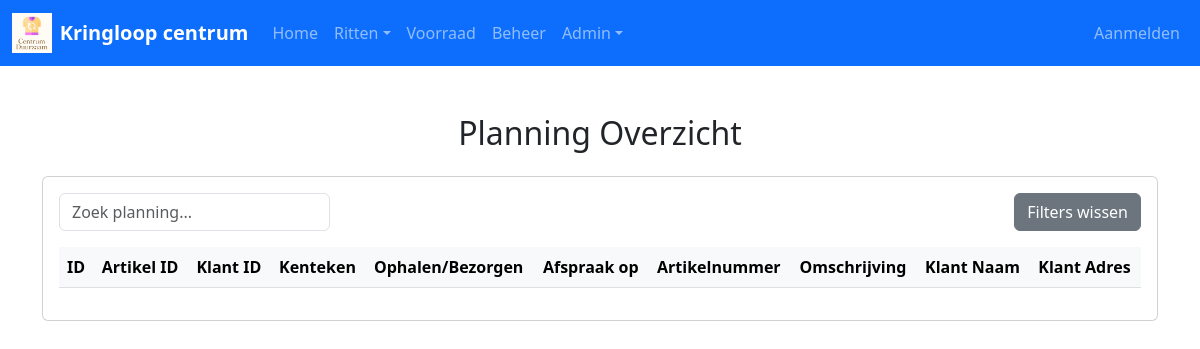
Page /admin/list_planning.php on the earlier database version.
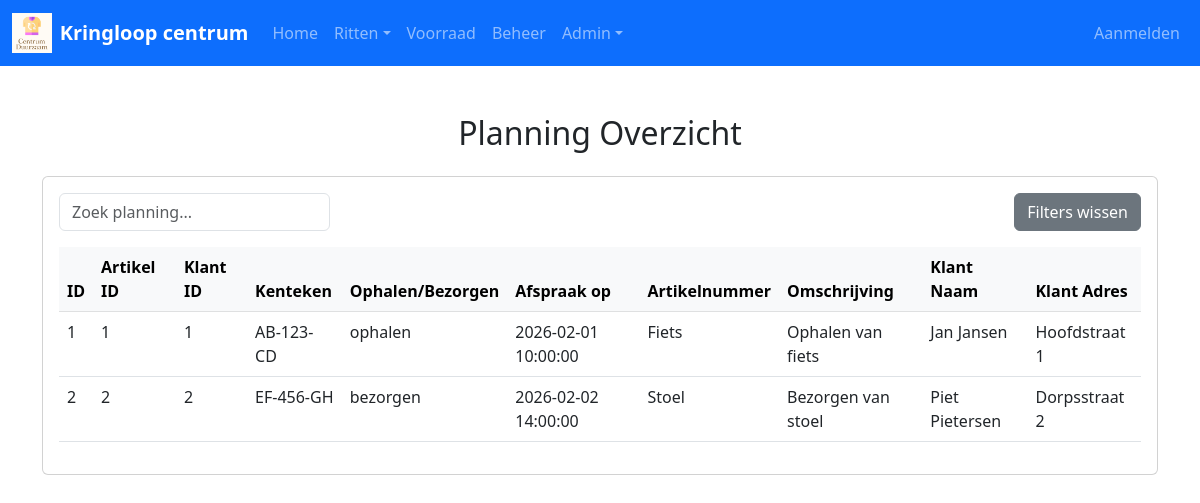
Same page on the later database version.
### tables this page shows
CREATE TABLE `planning` (

  `id` int NOT NULL,

  `artikel_id` int NOT NULL,

  `klant_id` int NOT NULL,

  `kenteken` varchar(255) NOT NULL,

  `ophalen_of_bezorgen` enum('ophalen','bezorgen') NOT NULL,

  `afspraak_op` datetime NOT NULL,

  `omschrijving` text NOT NULL

);

CREATE TABLE `artikel` (

  `id` int NOT NULL,

  `categorie_id` int NOT NULL,

  `naam` varchar(255) NOT NULL,

  `prijs_ex_btw` decimal(10,2) NOT NULL

);

CREATE TABLE `klant` (

  `id` int NOT NULL,

  `naam` varchar(255) NOT NULL,

  `adres` varchar(255) NOT NULL,

  `plaats` varchar(255) NOT NULL,

  `telefoon` varchar(255) NOT NULL,

  `email` varchar(255) NOT NULL

);

### admin/list_planning.php (the view, shortened to what this page needs)
<?php
require_once '../includes/db.php';
$stmt = $pdo->query('
    SELECT p.*, k.naam AS klant_naam, k.adres AS klant_adres, a.naam AS artikel_naam
    FROM planning p
    JOIN klant k ON p.klant_id = k.id
    JOIN artikel a ON p.artikel_id = a.id
');
$planningen = $stmt->fetchAll(PDO::FETCH_ASSOC);
?>
<?php
include '../includes/header.php';
?>
<div class="container my-5">
    <h2 class="mb-4 text-center">Planning Overzicht</h2>
    <div class="card">
        <div class="card-body">
            <div class="d-flex justify-content-between mb-3">
                <input type="text" class="form-control w-25" placeholder="Zoek planning...">
                <button class="btn btn-secondary">Filters wissen</button>
            </div>
            <table class="table table-hover">
                <thead class="table-light">
                    <tr>
                        <th>ID</th>
                        <th>Artikel ID</th>
                        <th>Klant ID</th>
                        <th>Kenteken</th>
                        <th>Ophalen/Bezorgen</th>
                        <th>Afspraak op</th>
                        <th>Artikelnummer</th>
                        <th>Omschrijving</th>
                        <th>Klant Naam</th>
                        <th>Klant Adres</th>
                    </tr>
                </thead>
                <tbody>
                    <?php foreach ($planningen as $planning): ?>
                        <tr>
                            <td><?php echo $planning['id']; ?></td>
                            <td><?php echo $planning['artikel_id']; ?></td>
                            <td><?php echo $planning['klant_id']; ?></td>
                            <td><?php echo $planning['kenteken']; ?></td>
                            <td><?php echo $planning['ophalen_of_bezorgen']; ?></td>
                            <td><?php echo $planning['afspraak_op']; ?></td>
                            <td><?php echo isset($planning['artikel_naam']) ? $planning['artikel_naam'] : 'N/A'; ?></td>
                            <td><?php echo $planning['omschrijving']; ?></td>
                            <td><?php echo $planning['klant_naam']; ?></td>
                            <td><?php echo $planning['klant_adres']; ?></td>
                        </tr>
                    <?php endforeach; ?>
                </tbody>
            </table>
        </div>
    </div>
</div>
<?php
include '../includes/footer.php';
?>

### includes/header.php (shortened to what this page needs)
<!DOCTYPE html>
<html lang="nl">
<head>
    <link href="https://cdn.jsdelivr.net/npm/bootstrap@5.3.0/dist/css/bootstrap.min.css" rel="stylesheet">
    <link rel="stylesheet" href="https://cdn.jsdelivr.net/npm/bootstrap-icons@1.11.0/font/bootstrap-icons.css">
    <link rel="stylesheet" href="/Kringloop/assets/css/style.css">
</head>
<body>
    <nav class="navbar navbar-expand-lg navbar-dark bg-primary">
        <div class="container-fluid">
            <a class="navbar-brand d-flex align-items-center" href="/Kringloop/index.php">
                <img src="/Kringloop/assets/img/Logo Kringloop.png" alt="Logo" class="navbar-logo me-2">
                Kringloop centrum
            </a>
            <div class="collapse navbar-collapse" id="navbarNav">
                <ul class="navbar-nav">
                    <li class="nav-item"><a class="nav-link" href="/Kringloop/index.php">Home</a></li>
                    <li class="nav-item dropdown">
                        <a class="nav-link dropdown-toggle" href="#" id="rittenDropdown" role="button" data-bs-toggle="dropdown">Ritten</a>
                    </li>
                    <li class="nav-item"><a class="nav-link" href="/Kringloop/voorraad.php">Voorraad</a></li>
                    <li class="nav-item"><a class="nav-link" href="/Kringloop/beheer.php">Beheer</a></li>
                    <li class="nav-item dropdown">
                        <a class="nav-link dropdown-toggle" href="#" role="button" data-bs-toggle="dropdown">Admin</a>
                    </li>
                </ul>
                <ul class="navbar-nav ms-auto">
                    <li class="nav-item">
                        <a class="nav-link btn btn-outline-light" href="login.php">Aanmelden</a>
                    </li>
                </ul>
            </div>
        </div>
    </nav>
</body>
</html>

### includes/footer.php (shortened to what this page needs)
</body>
</html>

### assets/css/style.css (style rules this page uses)
:root { --primary-blue: #3366CC; --hover-blue: #2952A3; }
.navbar-logo { height: 40px; width: auto; object-fit: contain; }
.navbar-brand { font-weight: 600; }

Differences in the rows shown:
added planning: id "1", artikel "1", klant "1", kenteken "AB-123-CD", ophalen_of_bezorgen "ophalen", afspraak_op "2026-02-01 10:00:00", artikel.naam "Fiets", omschrijving "Ophalen van fiets", klant.naam "Jan Jansen", klant.adres "Hoofdstraat 1"
added planning: id "2", artikel "2", klant "2", kenteken "EF-456-GH", ophalen_of_bezorgen "bezorgen", afspraak_op "2026-02-02 14:00:00", artikel.naam "Stoel", omschrijving "Bezorgen van stoel", klant.naam "Piet Pietersen", klant.adres "Dorpsstraat 2"
